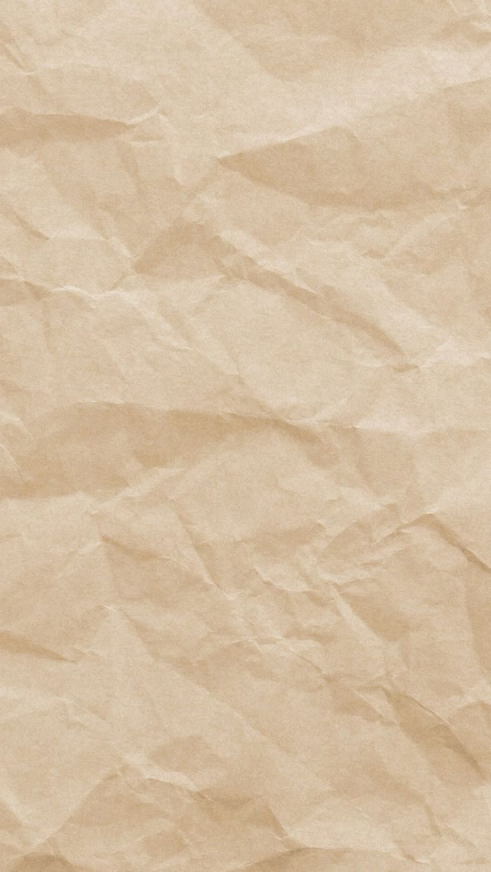
#> input picture photo-cutout-forge-en/assets/material/kraft.cream.png, 1472 x 2616 px (shown at 1/3 size)
$ python pick_ink.py --image ../assets/material/kraft.cream.png
#> lines starting #> are read from the running program, lines starting #| are printed output that depends on the picture
#!/usr/bin/env python3
# -*- coding: utf-8 -*-
r"""pick_ink.py -- take the "largest-area dark colour" from the image as the ink colour (requested by the boss on 2026-10-12)

Why it is needed
----------------
The default ink is a fixed #17130E (near-black). But when the image itself has a
dominant tone (here the mural is ultramarine / ochre / dark green), taking the ink
colour from the largest-area dark tone in the image is more harmonious -- the
boss's words: "add to the Skill a way to extract the largest-area dark colour from
the image and give the font a colour; it will be more harmonious."

Approach (three steps, no third-party libraries)
------------------------------------------------
1. Sort by luminance, take the darkest N% of pixels (--dark-pct, default 18%);
2. Build an 8x8x8 3D histogram over these dark pixels, take the heaviest bins for
   a weighted mean -- more stable than "direct averaging": direct averaging gets
   pulled grey by stray noise; the histogram takes the substantial cluster;
3. Fallback darkening: the sampled colour is often not dark enough (needs 4.5:1 on
   a light material), push the colour toward black by WCAG relative luminance
   until L <= --max-lum (default 0.045, ~ the common ceiling for CR 4.5:1).

Usage
----
  python pick_ink.py --image out\bg.png                       # print the two hex values directly
  python pick_ink.py --image out\bg.png --dark-pct 14 --json out\ink.json
  python pick_ink.py --image src\scene.png --region 0,0,1537,1100

Output: ink (primary ink colour), ink2 (secondary, lifted 12%, for taglines and the like)
"""

import argparse
import json
import os
import sys

import numpy as np
from PIL import Image


def rel_lum(rgb):
    """WCAG relative luminance (0..1); rgb is 0-255."""
    c = np.asarray(rgb, np.float32) / 255.0
    c = np.where(c <= 0.04045, c / 12.92, ((c + 0.055) / 1.055) ** 2.4)
    return float(0.2126 * c[0] + 0.7152 * c[1] + 0.0722 * c[2])


def darken_to(rgb, max_lum, keep_hue=True):
    """Push the colour toward black until relative luminance <= max_lum
    (preserve hue as much as possible: scale uniformly)."""
    rgb = np.asarray(rgb, np.float32)
    lo, hi = 0.0, 1.0
    for _ in range(24):
        mid = (lo + hi) / 2
        cur = rgb * mid if keep_hue else rgb - (255 - rgb) * 0
        if rel_lum(np.clip(cur, 0, 255)) > max_lum:
            hi = mid
        else:
            lo = mid
    return np.clip(rgb * lo, 0, 255)


def main():
    ap = argparse.ArgumentParser(description="take the largest-area dark colour from the image as the ink colour")
    ap.add_argument("--image", required=True)
    ap.add_argument("--region", default="", help="only look at a region x0,y0,x1,y1 (default whole image)")
    ap.add_argument("--dark-pct", type=float, default=18.0,
                    help="percentage of darkest pixels to include in statistics (default 18%%; too large -> greyish, too small -> noisy)")
    ap.add_argument("--bins", type=int, default=8, help="histogram bins per dimension (default 8)")
    ap.add_argument("--top-bins", type=int, default=3, help="number of heaviest bins for the weighted mean (default 3)")
    ap.add_argument("--max-lum", type=float, default=0.045,
                    help="fallback: push the ink colour to relative luminance <= this value (default 0.045 ~ 4.5:1 ceiling)")
    ap.add_argument("--json", default=None, help="optional: write the result as JSON for run scripts to read")
    a = ap.parse_args()

    im = Image.open(a.image).convert("RGB")
#> im is the input picture: PIL image 1472x2616 RGB; mean R, G, B 213.3, 191.1, 163.2
    if a.region:
        v = [int(q) for q in a.region.replace("，", ",").split(",")]
        im = im.crop((v[0], v[1], v[2], v[3]))
    im = im.resize((min(480, im.width), max(1, int(im.height * min(480, im.width) / im.width))), Image.LANCZOS)
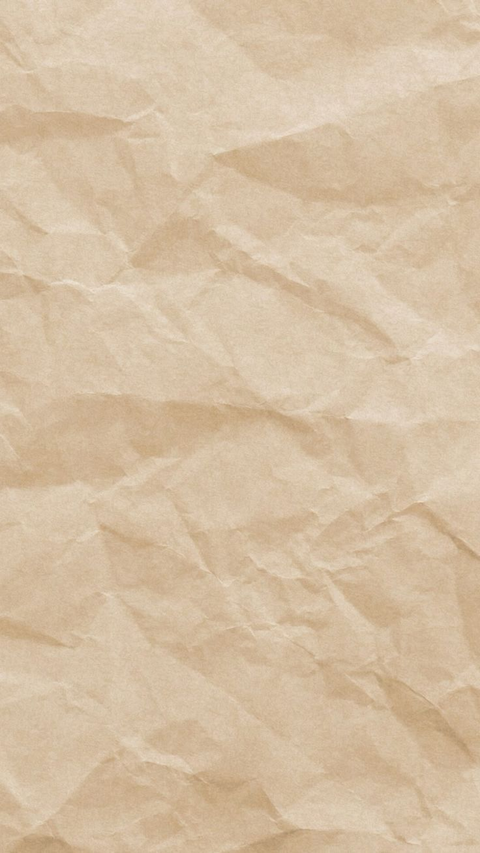
#> im: PIL image 480x853 RGB; mean R, G, B 213.3, 191.1, 163.2
    arr = np.asarray(im).astype(np.float32)
    lum = arr.mean(axis=2)
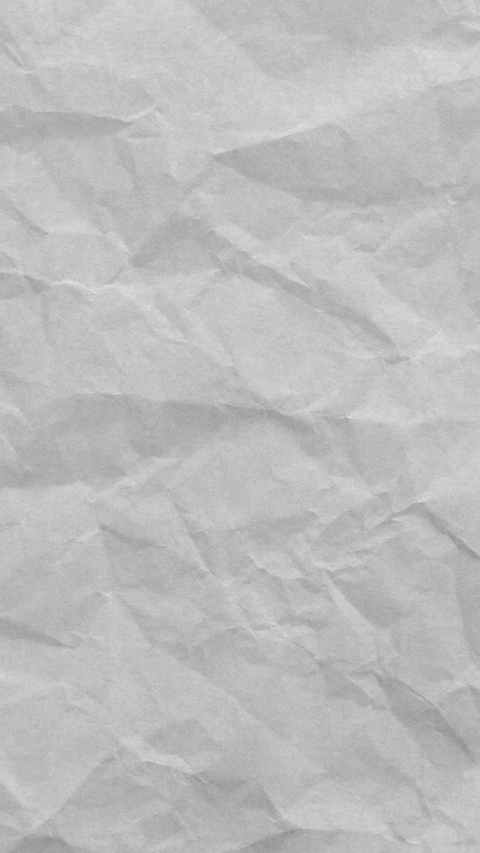
#> lum: shape (853, 480) float32; min 141.3, max 224.7, mean 189.2
    thr = np.percentile(lum, a.dark_pct)
#> thr = 180.3
    dark = arr[lum <= thr]
    if dark.shape[0] < 50:
        print("too few dark pixels; raise --dark-pct", file=sys.stderr)
        return 2

    # 3D histogram -> heaviest bins
    b = max(2, a.bins)
    idx = np.clip((dark / 256.0 * b).astype(int), 0, b - 1)
    flat = idx[:, 0] * b * b + idx[:, 1] * b + idx[:, 2]
    cnt = np.bincount(flat, minlength=b ** 3)
#> cnt = 512 values, max 72888 at index 428, min 0 at index 0, mean 148.1
    top = np.argsort(cnt)[::-1][:max(1, a.top_bins)]
#> top = [428, 427, 355]
    w = cnt[top].astype(np.float32)
#> w = [72888, 1229, 967]
    w = w / max(w.sum(), 1e-6)
#> w = [0.971, 0.0164, 0.0129]
    sel = np.isin(flat, top)
    dom = dark[sel].mean(axis=0)
#> dom = [203.4, 176.6, 144.1]
    # Correct once more with the bin centre weighted (bin centre is more stable than the in-bin mean)
    centers = np.stack([(top // (b * b)), (top // b) % b, top % b], axis=1).astype(np.float32)
#> centers = [[6, 5, 4], [6, 5, 3], [5, 4, 3]]
    center_rgb = (centers + 0.5) / b * 256.0
#> center_rgb = [[208, 176, 144], [208, 176, 112], [176, 144, 112]]
    dom = (center_rgb * w[:, None]).sum(axis=0) * 0.5 + dom * 0.5
#> dom = [205.5, 176.1, 143.6]

    ink = darken_to(dom, a.max_lum)
#> the loop in darken_to, `for _ in range(24):` made 24 passes
#> (mid, cur, c in rel_lum, hi) on passes 3, 5, 7, 8, 11, 12, 15, 16, 18, 19, 20: (0.375, [77.06, 66.03, 53.84], [0.0743, 0.0545, 0.0367], 0.375), (0.344, [70.64, 60.52, 49.35], [0.0624, 0.046, 0.0311], 0.344), (0.336, [69.03, 59.15, 48.23], [0.0596, 0.0439, 0.0298], 0.336), (0.332, [68.23, 58.46, 47.67], [0.0582, 0.043, 0.0292], 0.332), (0.332, [68.13, 58.38, 47.6], [0.058, 0.0428, 0.0291], 0.332), (0.331, [68.08, 58.33, 47.57], [0.0579, 0.0428, 0.0291], 0.331), (0.331, [68.08, 58.33, 47.56], [0.0579, 0.0428, 0.0291], 0.331), (0.331, [68.07, 58.32, 47.56], [0.0579, 0.0428, 0.0291], 0.331), (0.331, [68.07, 58.32, 47.56], [0.0579, 0.0428, 0.0291], 0.331), (0.331, [68.07, 58.32, 47.56], [0.0579, 0.0428, 0.0291], 0.331), (0.331, [68.07, 58.32, 47.56], [0.0579, 0.0428, 0.0291], 0.331)
#> (mid, cur, c in rel_lum, lo) on passes 2, 4, 6, 9, 10, 13: (0.25, [51.37, 44.02, 35.89], [0.0336, 0.0252, 0.0176], 0.25), (0.312, [64.22, 55.02, 44.87], [0.0516, 0.0382, 0.0261], 0.312), (0.328, [67.43, 57.77, 47.11], [0.0568, 0.042, 0.0285], 0.328), (0.33, [67.83, 58.12, 47.39], [0.0575, 0.0425, 0.0289], 0.33), (0.331, [68.03, 58.29, 47.53], [0.0579, 0.0427, 0.029], 0.331), (0.331, [68.06, 58.31, 47.55], [0.0579, 0.0428, 0.029], 0.331)
#> ink = [68.07, 58.32, 47.56]
    ink2 = np.clip(ink * 1.12 + 6, 0, 255)          # secondary: slightly lifted, still dark enough
#> ink2 = [82.24, 71.32, 59.27]
    res = {"ink": "#%02X%02X%02X" % tuple(int(round(v)) for v in ink),
           "ink2": "#%02X%02X%02X" % tuple(int(round(v)) for v in ink2),
           "dominant_dark_raw": "#%02X%02X%02X" % tuple(int(round(v)) for v in dom),
           "ink_rel_lum": round(rel_lum(ink), 4),
           "ink2_rel_lum": round(rel_lum(ink2), 4),
           "dark_pixels": int(dark.shape[0])}
#> res = {'ink': '#443A30', 'ink2': '#52473B', 'dominant_dark_raw': '#CDB090', 'ink_rel_lum': 0.045, 'ink2_rel_lum': 0.0667, 'dark_pixels': 75804}
    print("[pick_ink] %s (dark portion %.0f%% | sampled %d pixels)" % (a.image, a.dark_pct, dark.shape[0]))
#| [pick_ink] ../assets/material/kraft.cream.png (dark portion 18% | sampled 75804 pixels)
    print("        dominant dark colour (raw) %s  -> after fallback darkening ink=%s (L=%.4f) | ink2=%s (L=%.4f)"
          % (res["dominant_dark_raw"], res["ink"], res["ink_rel_lum"],
             res["ink2"], res["ink2_rel_lum"]))
#|         dominant dark colour (raw) #CDB090  -> after fallback darkening ink=#443A30 (L=0.0450) | ink2=#52473B (L=0.0667)
    if a.json:
        d = os.path.dirname(os.path.abspath(a.json))
        if d and not os.path.isdir(d):
            os.makedirs(d, exist_ok=True)
        with open(a.json, "w", encoding="utf-8") as f:
            json.dump(res, f, ensure_ascii=False, indent=2)
        print("        written", a.json)
    return 0


if __name__ == "__main__":
    sys.exit(main())
#> (the program exits here)

$ run again, on photo-cutout-forge-en/assets/material/rock.sand.png
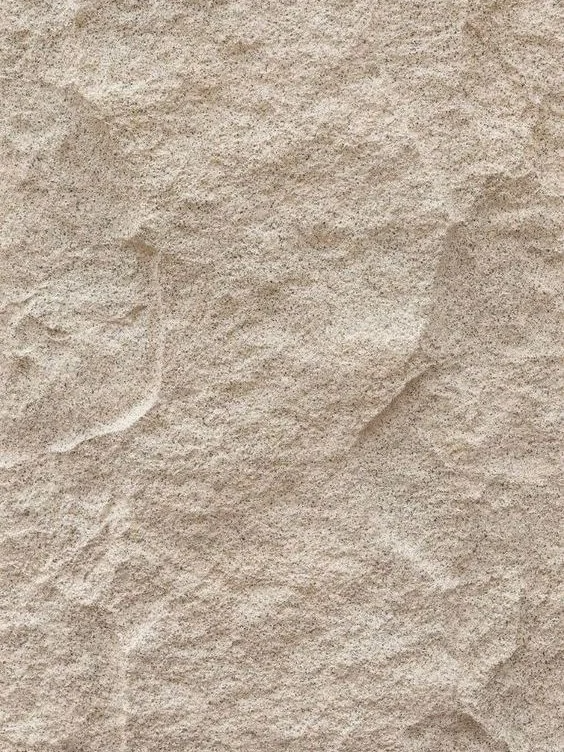
#> input picture photo-cutout-forge-en/assets/material/rock.sand.png, 564 x 752 px
#> in main, im is the input picture: PIL image 564x752 RGB; mean R, G, B 186.8, 171.6, 155.5
#> im: PIL image 480x640 RGB
#> in main, `lum = arr.mean(axis=2)`:
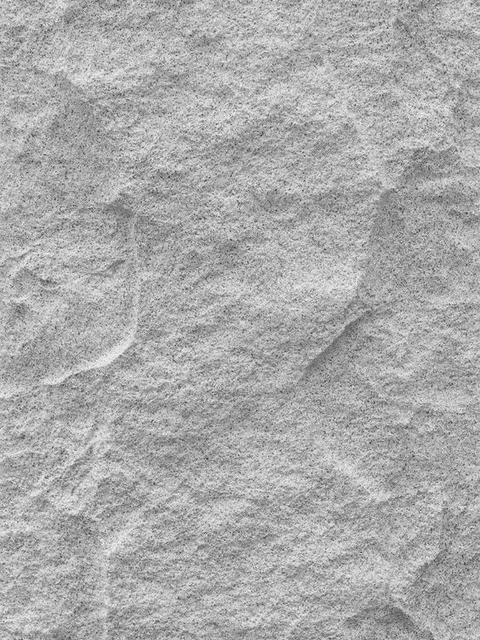
#> lum: shape (640, 480) float32; min 39.33, max 253, mean 171.3
#> thr = 148
#> cnt = 512 values, max 25071 at index 291, min 0 at index 0, mean 108.5
#> top = [291, 283, 356]
#> in main, `w = cnt[top].astype(np.float32)`: w = [25071, 10049, 8811]
#> in main, `w = w / max(w.sum(), 1e-6)`: w = [0.571, 0.229, 0.201]
#> in main, `dom = dark[sel].mean(axis=0)`: dom = [150.9, 134.7, 118.1]
#> centers = [[4, 4, 3], [4, 3, 3], [5, 4, 4]]
#> center_rgb = [[144, 144, 112], [144, 112, 112], [176, 144, 144]]
#> in main, `dom = (center_rgb * w[:, None]).sum(axis=0) * 0.5 + dom * 0.5`: dom = [150.7, 135.7, 118.2]
#> the loop in darken_to, `for _ in range(24):` made 24 passes
#> (mid, cur, c in rel_lum, lo) on passes 2, 3, 5, 6, 7, 8, 11: (0.25, [37.67, 33.93, 29.56], [0.0191, 0.0159, 0.0127], 0.25), (0.375, [56.5, 50.89, 44.34], [0.0402, 0.033, 0.0255], 0.375), (0.406, [61.21, 55.13, 48.03], [0.047, 0.0384, 0.0296], 0.406), (0.422, [63.56, 57.25, 49.88], [0.0506, 0.0413, 0.0318], 0.422), (0.43, [64.74, 58.31, 50.81], [0.0524, 0.0427, 0.0329], 0.43), (0.434, [65.33, 58.84, 51.27], [0.0534, 0.0435, 0.0334], 0.434), (0.434, [65.4, 58.91, 51.32], [0.0535, 0.0436, 0.0335], 0.434)
#> ink = [65.42, 58.92, 51.34]
#> ink2 = [79.27, 71.99, 63.5]
#> res = {'ink': '#413B33', 'ink2': '#4F483F', 'dominant_dark_raw': '#978876', 'ink_rel_lum': 0.045, 'ink2_rel_lum': 0.0667, 'dark_pixels': 55532}
#| [pick_ink] ../assets/material/rock.sand.png (dark portion 18% | sampled 55532 pixels)
#|         dominant dark colour (raw) #978876  -> after fallback darkening ink=#413B33 (L=0.0450) | ink2=#4F483F (L=0.0667)
